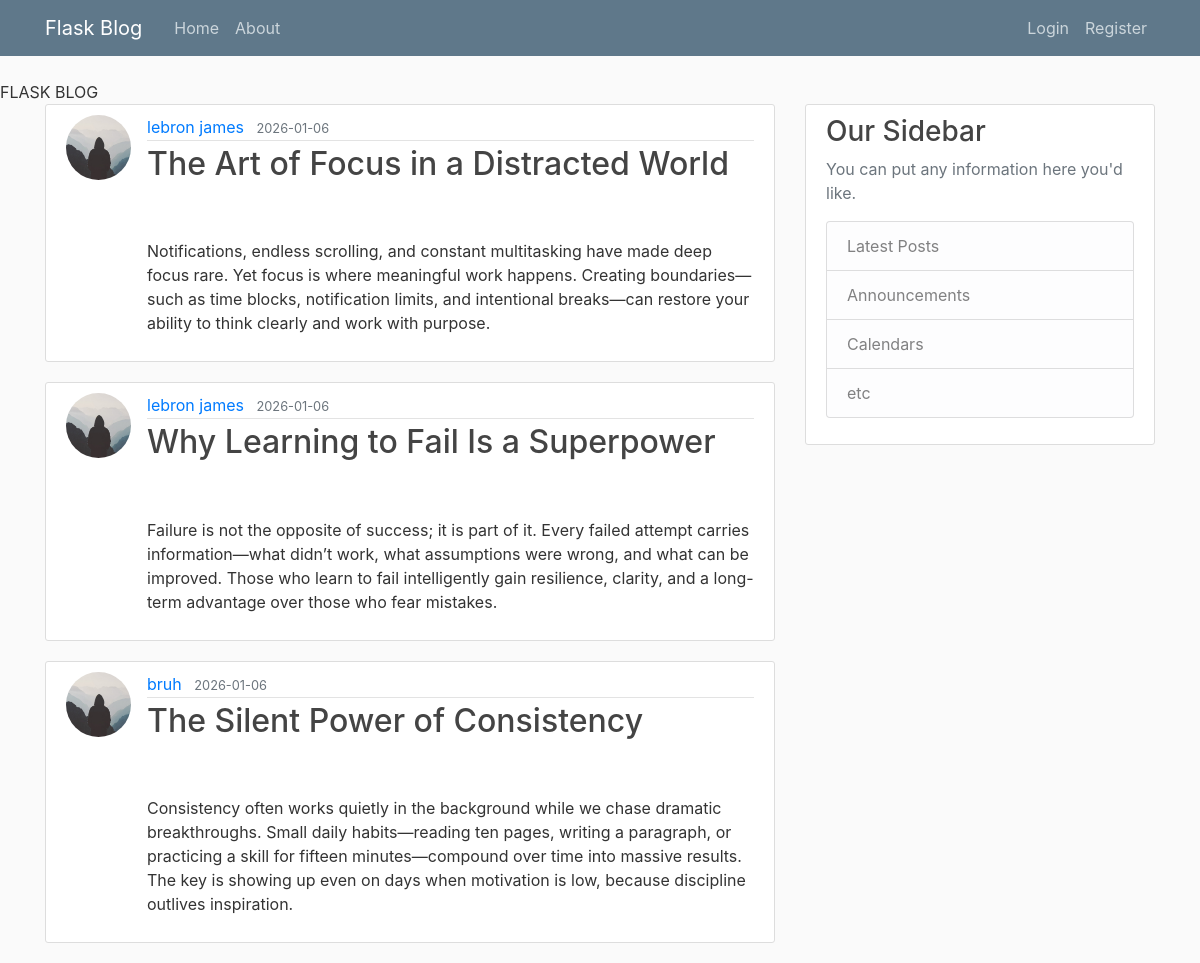
Page /home on the earlier database version.
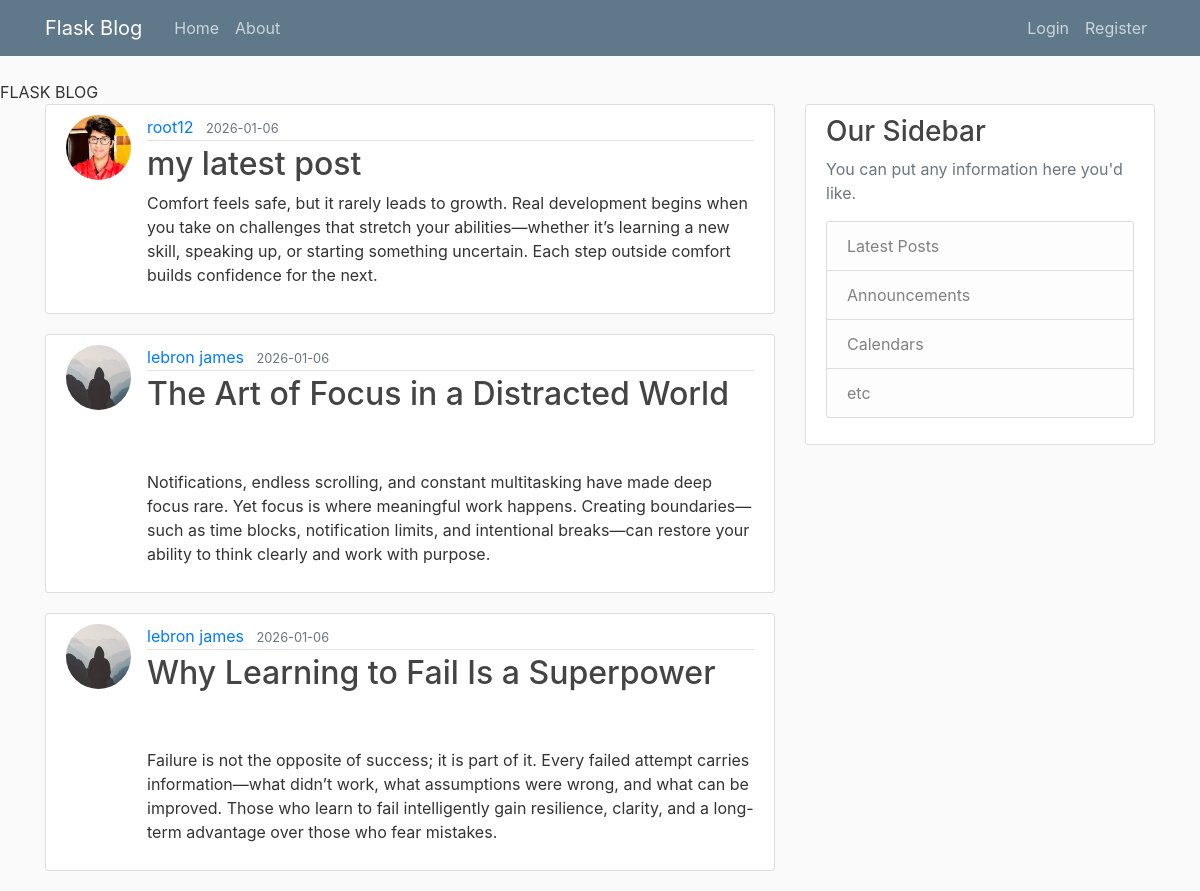
Same page on the later database version.
### app/models.py (models this page shows, shortened)
class Post(db.Model):
        id=db.Column(db.Integer,primary_key=True)
        title=db.Column(db.String(100),nullable=False)
        date_posted=db.Column(db.DateTime,nullable=False,default=datetime.utcnow)
        content=db.Column(db.Text,nullable=False)
        user_id=db.Column(db.Integer,db.ForeignKey('user.id'),nullable=False)

class User(db.Model,UserMixin):#usermixin is used to add flask login functionality to the suer model
    id=db.Column(db.Integer,primary_key=True)
    username=db.Column(db.String(20),unique=True,nullable=False)
    email=db.Column(db.String(120),unique=True,nullable=False)
    image_file=db.Column(db.String(20),nullable=False,default='default.jpeg')
    password=db.Column(db.String(60),nullable=False)
    posts=db.relationship('Post',backref='author',lazy=True) # we use this to create relationship between user and post like one to many relationship and the backref is used to add a column tto the post table which will reference the user who created the post and lazy is used to tell sqlalchemy when to load the data from the database

### app/routes.py (the view)
@app.route('/')
@app.route('/home')
def home():
    page=request.args.get('page',1,type=int) #this is to target the page number from the url and if there is no page no provided it will default to 1
    posts=Post.query.order_by(Post.date_posted.desc()).paginate(page=page, per_page=3)
    return render_template('home.html',posts=posts)

### app/templates/home.html
{% extends "layout.html" %}
{% block content %}
{% for post in posts %}
<article class="media content-section">
    <img class="rounded-circle article-img"
        src="{{ url_for('static', filename='profile_pics/' + post.author.image_file) }}">
    <div class="media-body">
        <div class="article-metadata">
            <a class="mr-2" href="#">{{ post.author.username }}</a>
            <small class="text-muted">{{ post.date_posted.strftime('%Y-%m-%d') }}</small>
        </div>
        <h2><a class="article-title" href="{{ url_for('post',post_id=post.id)}}">{{ post.title }}</a></h2>
        <p class="article-content">{{ post.content }}</p>
    </div>
</article>
{% endfor %}
{% endblock content %}

### app/templates/layout.html (shortened to what this page needs)
<!DOCTYPE html>
<html lang="en">
<head>
    <link rel="stylesheet" href="https://maxcdn.bootstrapcdn.com/bootstrap/4.0.0/css/bootstrap.min.css"
>
    <link rel="stylesheet" type="text/css" href="{{ url_for('static',filename='main.css')}}" {% if title %} <title>FLASK
    BLOG -{{ title }}</title>
    {% else %}
    <title>FLASK BLOG </title>
    {% endif %}
</head>
<body>
    <header class="site-header">
        <nav class="navbar navbar-expand-md navbar-dark bg-steel fixed-top">
            <div class="container">
                <a class="navbar-brand mr-4" href="/">Flask Blog</a>
                <div class="collapse navbar-collapse" id="navbarToggle">
                    <div class="navbar-nav mr-auto">
                        <a class="nav-item nav-link" href="{{ url_for('home') }}">Home</a>
                        <a class="nav-item nav-link" href="{{ url_for('about') }}">About</a>
                    </div>
                    <div class="navbar-nav">
                        {% if current_user.is_authenticated %}
                        <a class="nav-item nav-link" href="{{ url_for('new_post') }}">NEW POST</a>
                        <a class="nav-item nav-link" href="{{ url_for('account') }}">Account</a>
                        <a class="nav-item nav-link" href="{{ url_for('logout') }}">Logout</a>
                        {% else %}
                        <a class="nav-item nav-link" href="{{ url_for('login') }}">Login</a>
                        <a class="nav-item nav-link" href="{{ url_for('register') }}">Register</a>
                        {% endif %}
                    </div>
                </div>
            </div>
        </nav>
    </header>
    <main role="main" class="container">
        <div class="row">
            <div class="col-md-8">
                {% block content %}{% endblock %}
            </div>
            <div class="col-md-4">
                <div class="content-section">
                    <h3>Our Sidebar</h3>
                    <p class='text-muted'>You can put any information here you'd like.
                    <ul class="list-group">
                        <li class="list-group-item list-group-item-light">Latest Posts</li>
                        <li class="list-group-item list-group-item-light">Announcements</li>
                        <li class="list-group-item list-group-item-light">Calendars</li>
                        <li class="list-group-item list-group-item-light">etc</li>
                    </ul>
                    </p>
                </div>
            </div>
        </div>
    </main>
</body>
</html>

### app/static/main.css (style rules this page uses)
body { background: #fafafa; color: #333333; margin-top: 5rem; }
h1, h2, h3, h4, h5, h6 { color: #444444; }
.bg-steel { background-color: #5f788a; }
.site-header .navbar-nav .nav-link { color: #cbd5db; }
.content-section { background: #ffffff; padding: 10px 20px; border: 1px solid #dddddd; border-radius: 3px; margin-bottom: 20px; }
.article-title { color: #444444; }
.article-content { white-space: pre-line; }
.article-img { height: 65px; width: 65px; margin-right: 16px; }
.article-metadata { padding-bottom: 1px; margin-bottom: 4px; border-bottom: 1px solid #e3e3e3 }

Differences in the rows shown:
no longer on this page (row unchanged): Post: image_file (placeholder picture), author.username "bruh", date_posted "2026-01-06", title "The Silent Power of Consistency", content "Consistency often works quietly in the background while we chase dramatic breakthroughs. Small daily habits—reading ten pages, writing a paragraph, or practicing a skill for fifteen minutes—compound over time into massive results. The key is showing up even on days when motivation is low, because discipline outlives inspiration."
added Post: image_file (picture), author.username "root12", date_posted "2026-01-06", title "my latest post", content "Comfort feels safe, but it rarely leads to growth. Real development begins when you take on challenges that stretch your abilities—whether it’s learning a new skill, speaking up, or starting something uncertain. Each step outside comfort builds confidence for the next."
